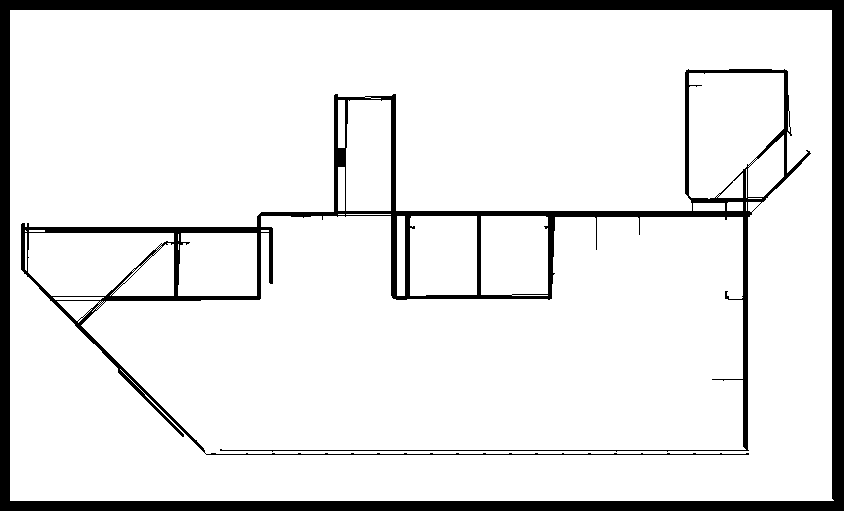
#> input picture Floor_1.png, 844 x 511 px
$ python 10_RemoveTheBigges.py
#> lines starting #> are read from the running program, lines starting #| are printed output that depends on the picture; after the words box and inside, x2 and y2 are one past the last pixel; in counts of white or black regions, pixels touching at a corner belong together
import cv2
import numpy as np
from PIL import Image
from scipy import ndimage
import glob
import os

# Określ minimalną dopuszczalną powierzchnię dla pola
minimalna_powierzchnia = 100  # Możesz dostosować tę wartość do swoich potrzeb


# Wczytaj obraz PNG
img = cv2.imread(f'Floor_1.png')
#> img is the input picture: shape (511, 844, 3); 89.9% white; 2 black regions, box (x1, y1, x2, y2) and area: (0, 0, 844, 511) 27679, (21, 69, 811, 455) 15885
# Konwertuj obraz na tablicę NumPy, aby łatwiej manipulować pikselami
img_array = np.array(img)
# Znajdź największą figurę czarną

def find_largest_black_region(image_array):
    black_pixels = (image_array == [255, 255, 255]).all(axis=2)
    labels, num_features = ndimage.label(black_pixels)
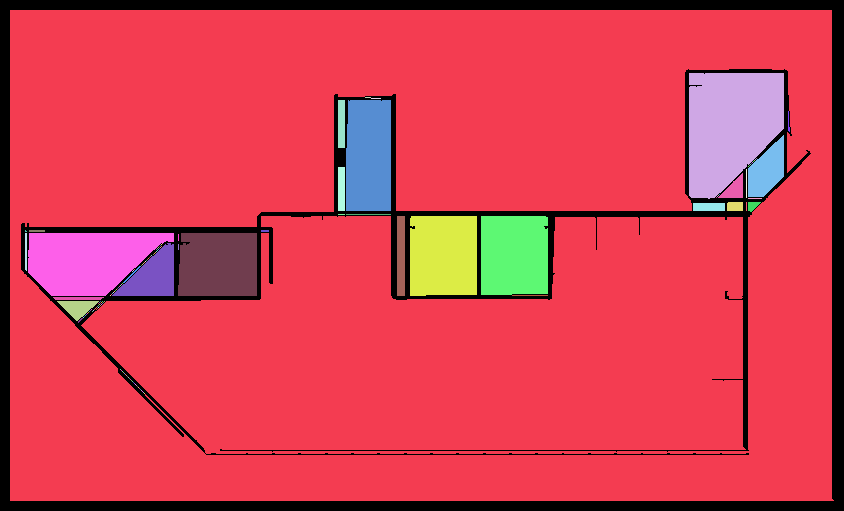
#> labels: shape (511, 844) int32; 148 distinct labels, from 0 to 147; one colour per label, 0 black
#> num_features = 147
    if num_features == 0:
        return None
    sizes = ndimage.sum(black_pixels, labels, range(num_features + 1))
#> sizes = 148 values, max 344729 at index 1, min 0 at index 0, mean 2619.7
    largest_label = np.argmax(sizes[1:]) + 1
#> largest_label = 1
    largest_black_region = (labels == largest_label)
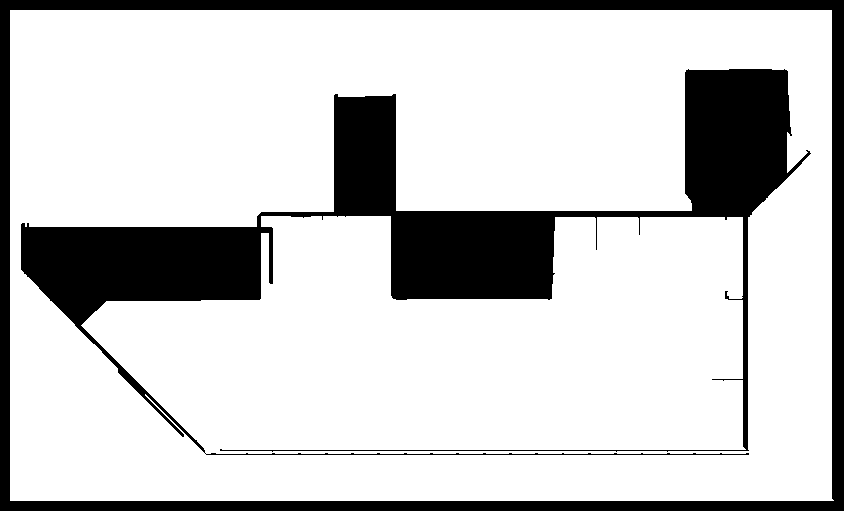
#> largest_black_region: shape (511, 844) bool; 79.9% white; 2 black regions, box (x1, y1, x2, y2) and area: (21, 69, 811, 455) 58876, (0, 0, 844, 511) 27679
    return largest_label, largest_black_region
largest_label, largest_black_region = find_largest_black_region(img_array)
#> largest_label = 1
# Znajdź obszary czarne, które mają powierzchnię mniejszą niż minimalna_powierzchnia

black_pixels = (img_array == [255, 255, 255]).all(axis=2)
labels, num_features = ndimage.label(black_pixels)
#> num_features = 147
sizes = ndimage.sum(black_pixels, labels, range(num_features + 1))
# Usuń obszary, które mają powierzchnię mniejszą niż minimalna_powierzchnia, ale nie usuwaj największego obszaru

for label in range(1, num_features + 1):
    if label == largest_label:
        img_array[labels == label] = [0, 0, 0]  # Kolor biały
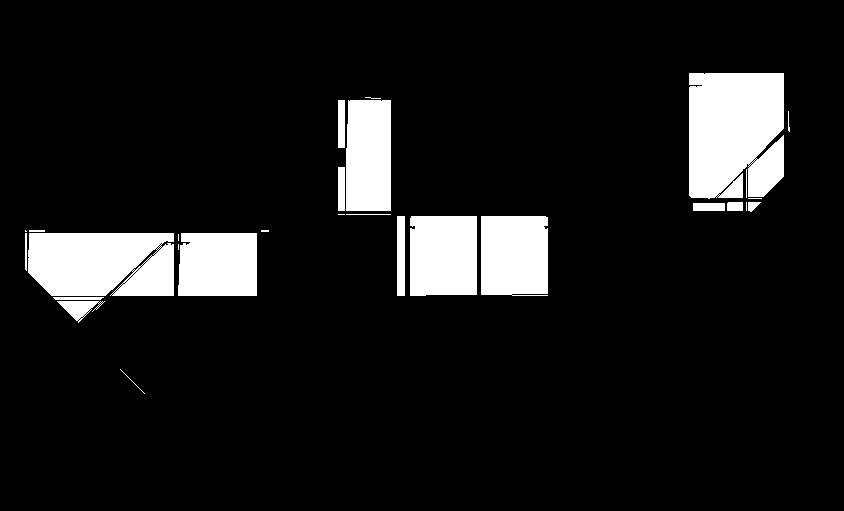
#> img_array: shape (511, 844, 3); 10% white; 28 white regions (8 under 20 px), largest, box (x1, y1, x2, y2) and area: (689, 73, 784, 199) 11255, (28, 233, 174, 296) 8669, (410, 216, 477, 296) 5295
# Konwertuj tablicę NumPy z powrotem na obraz Pillow
result_img = Image.fromarray(img_array)
# Zapisz zmodyfikowany obraz
result_img.save(f'Floor_1.png')

$ run again, with Floor_11.png copied over Floor_1.png
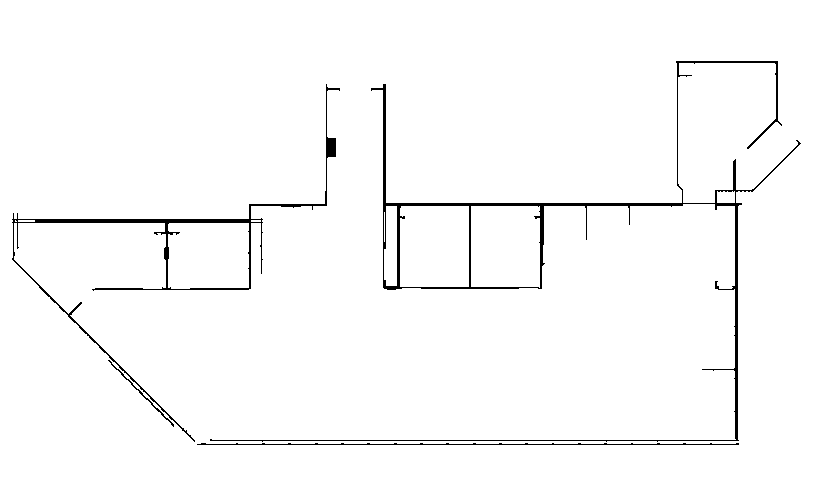
#> input picture Floor_11.png, 824 x 491 px
#> img is the input picture: shape (491, 824, 3); 97.9% white; 4 black regions, box (x1, y1, x2, y2) and area: (210, 61, 801, 442) 4811, (12, 84, 340, 442) 2739, (197, 443, 739, 445) 603, (108, 360, 174, 427) 148
#> in find_largest_black_region, `labels, num_features = ndimage.label(black_pixels)`:
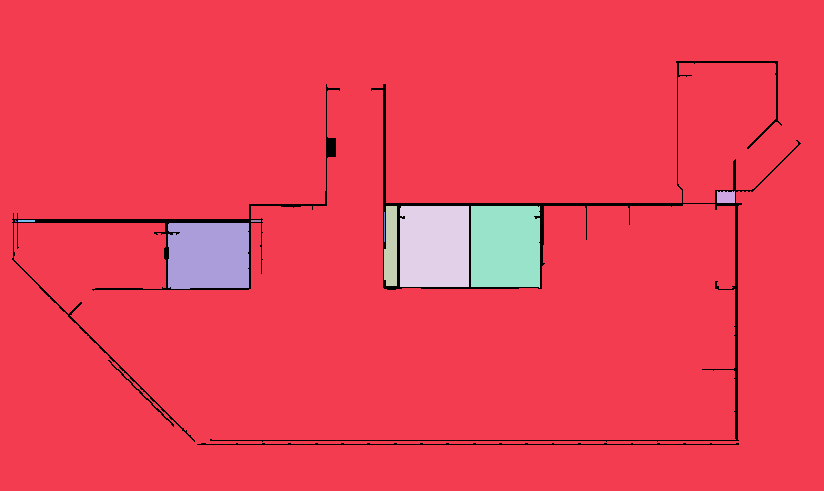
#> labels: shape (491, 824) int32; 11 distinct labels, from 0 to 10; one colour per label, 0 black
#> in find_largest_black_region, `labels, num_features = ndimage.label(black_pixels)`: num_features = 10
#> in find_largest_black_region, `sizes = ndimage.sum(black_pixels, labels, range(num_features + 1))`: sizes = [0, 378659, 205, 942, 5575, 5574, 30, 3, 34, 20, 5241]
#> in find_largest_black_region, `largest_label = np.argmax(sizes[1:]) + 1`: largest_label = 1
#> largest_black_region: shape (491, 824) bool; 93.6% white; 4 black regions, box (x1, y1, x2, y2) and area: (210, 61, 801, 442) 17137, (12, 84, 340, 442) 8037, (197, 443, 739, 445) 603, (108, 360, 174, 427) 148
#> `labels, num_features = ndimage.label(black_pixels)`: num_features = 10
#> after the loop `for label in range(1, num_features + 1):`:
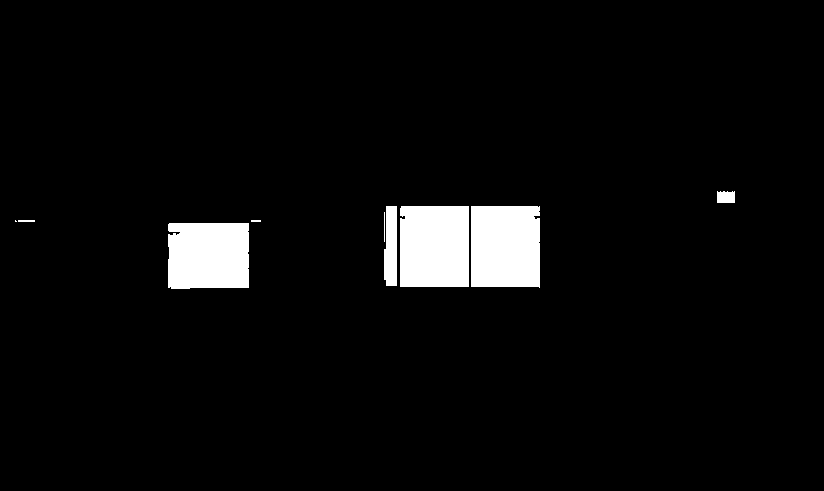
#> img_array: shape (491, 824, 3); 4.4% white; 9 white regions (1 under 20 px), largest, box (x1, y1, x2, y2) and area: (400, 206, 469, 287) 5575, (471, 206, 540, 288) 5574, (168, 223, 249, 289) 5241

$ run again, with Floor.png copied over Floor_1.png
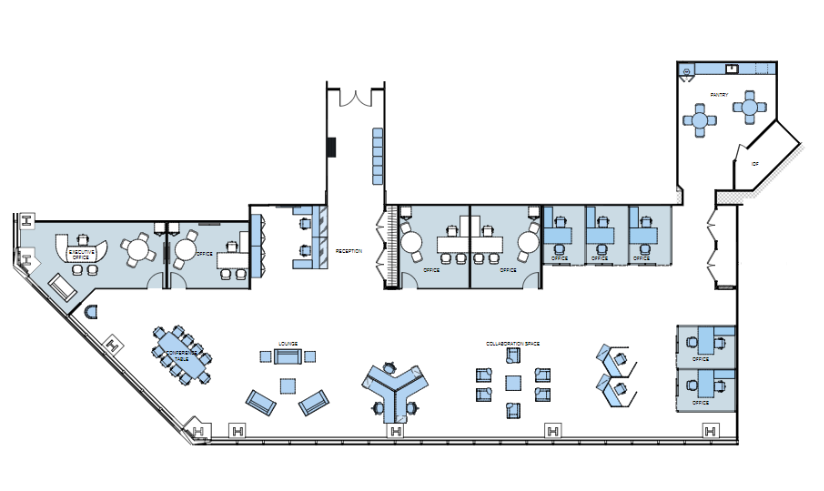
#> input picture Floor.png, 824 x 491 px
#> img is the input picture: shape (491, 824, 3); mean B, G, R 241.3, 239.7, 237.5
#> black_pixels: shape (491, 824) bool; 81.8% white; 25 black regions (2 under 20 px), largest, box (x1, y1, x2, y2) and area: (12, 60, 806, 446) 63481, (151, 324, 213, 387) 2489, (595, 343, 638, 409) 1523
#> in find_largest_black_region, `labels, num_features = ndimage.label(black_pixels)`:
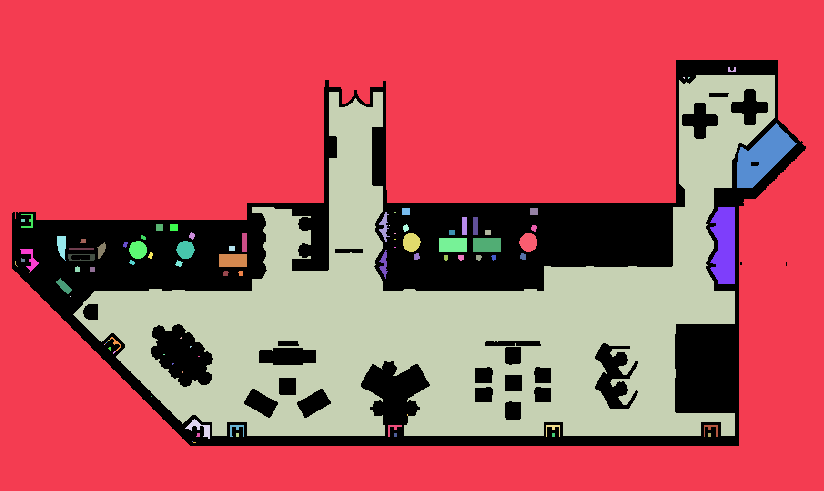
#> labels: shape (491, 824) int32; 95 distinct labels, from 0 to 94; one colour per label, 0 black
#> in find_largest_black_region, `labels, num_features = ndimage.label(black_pixels)`: num_features = 94
#> in find_largest_black_region, `sizes = ndimage.sum(black_pixels, labels, range(num_features + 1))`: sizes = 95 values, max 225671 at index 1, min 0 at index 0, mean 3481.6
#> in find_largest_black_region, `largest_label = np.argmax(sizes[1:]) + 1`: largest_label = 1
#> largest_black_region: shape (491, 824) bool; 55.8% white; 3 black regions (2 under 20 px), largest, box (x1, y1, x2, y2) and area: (12, 60, 806, 446) 178903
#> `labels, num_features = ndimage.label(black_pixels)`: num_features = 94
#> after the loop `for label in range(1, num_features + 1):`:
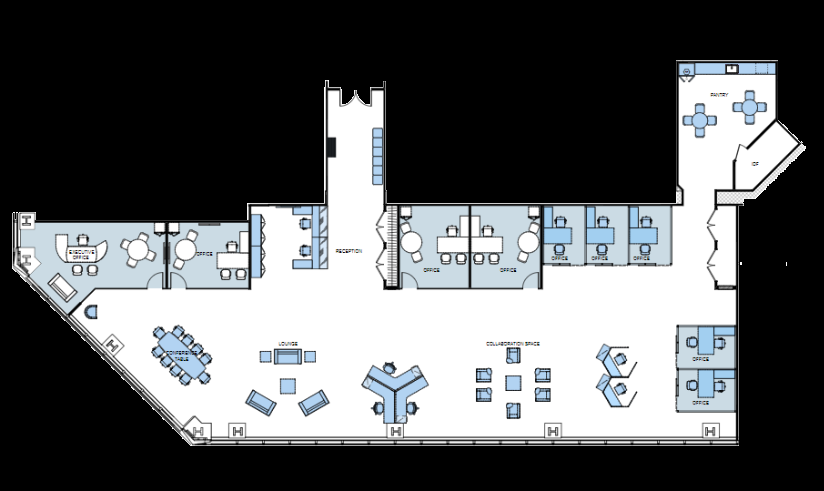
#> img_array: shape (491, 824, 3); mean B, G, R 99.1, 97.5, 95.3
